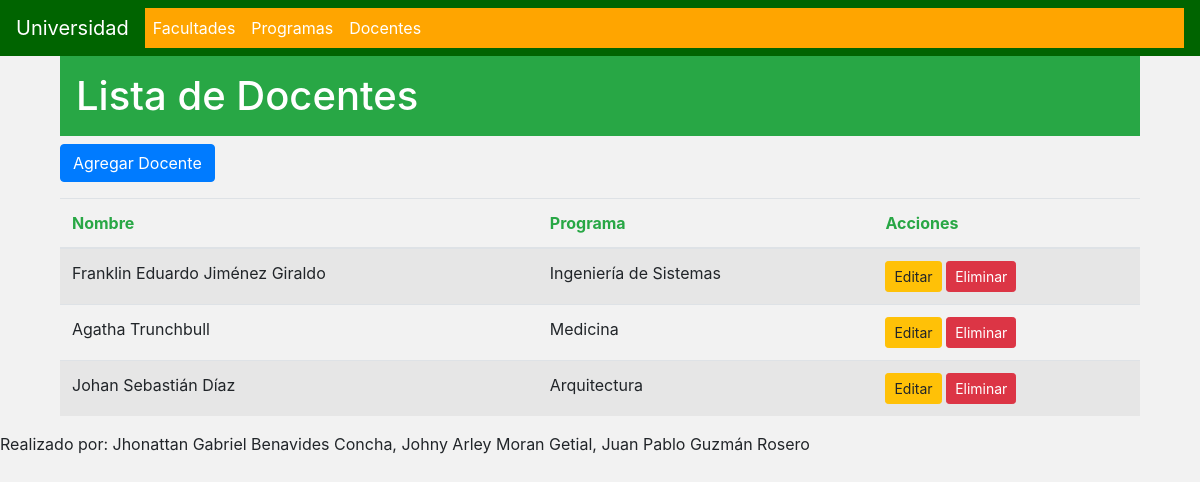
Page /docentes/ on the earlier database version.
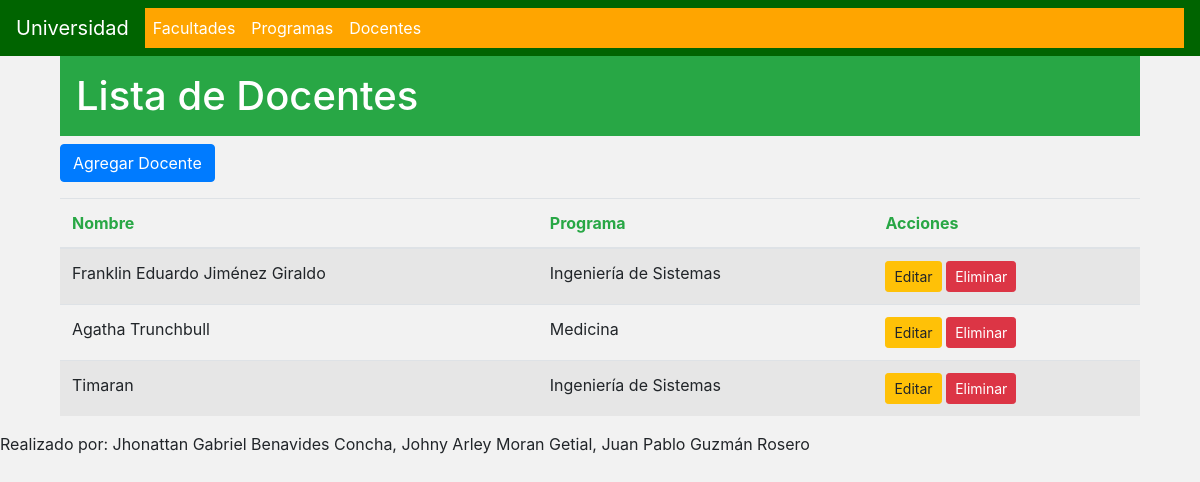
Same page on the later database version.
### universidad_app/models.py (models this page shows)
class Docente(models.Model):
    nombre = models.CharField(max_length=100)
    programa = models.ForeignKey(Programa, on_delete=models.CASCADE)

class Programa(models.Model):
    nombre = models.CharField(max_length=100)
    facultad = models.ForeignKey(Facultad, on_delete=models.CASCADE)

### universidad_app/views.py (the view)
# urls.py: path('docentes/', views.docentes_list, name='docentes_list'),
def docentes_list(request):
    docentes = Docente.objects.all()
    return render(request, 'universidad_app/docentes_list.html', {'docentes': docentes})

### universidad_app/templates/universidad_app/docentes_list.html (shortened to what this page needs)
{% extends 'universidad_app/base.html' %}
{% block content %}
    <div class="container">
        <h1 class="bg-success text-white p-3">Lista de Docentes</h1>
        <a href="{% url 'agregar_docente' %}" class="btn btn-primary mb-3">Agregar Docente</a>
        <table class="table table-striped">
            <thead>
                <tr>
                    <th class="text-success">Nombre</th>
                    <th class="text-success">Programa</th>
                    <th class="text-success">Acciones</th>
                </tr>
            </thead>
            <tbody>
                {% for docente in docentes %}
                    <tr>
                        <td>{{ docente.nombre }}</td>
                        <td>{{ docente.programa.nombre }}</td>
                        <td>
                            <a href="{% url 'editar_docente' docente.id %}" class="btn btn-warning btn-sm">Editar</a>
                            <a href="#" class="btn btn-danger btn-sm" data-toggle="modal" data-target="#eliminarDocenteModal{{ docente.id }}">Eliminar</a>
                        </td>
                    </tr>
                {% endfor %}
            </tbody>
        </table>
    </div>
{% endblock %}

Differences in the rows shown:
removed Docente: nombre "Johan Sebastián Díaz", programa.nombre "Arquitectura"
added Docente: nombre "Timaran", programa.nombre "Ingeniería de Sistemas"
